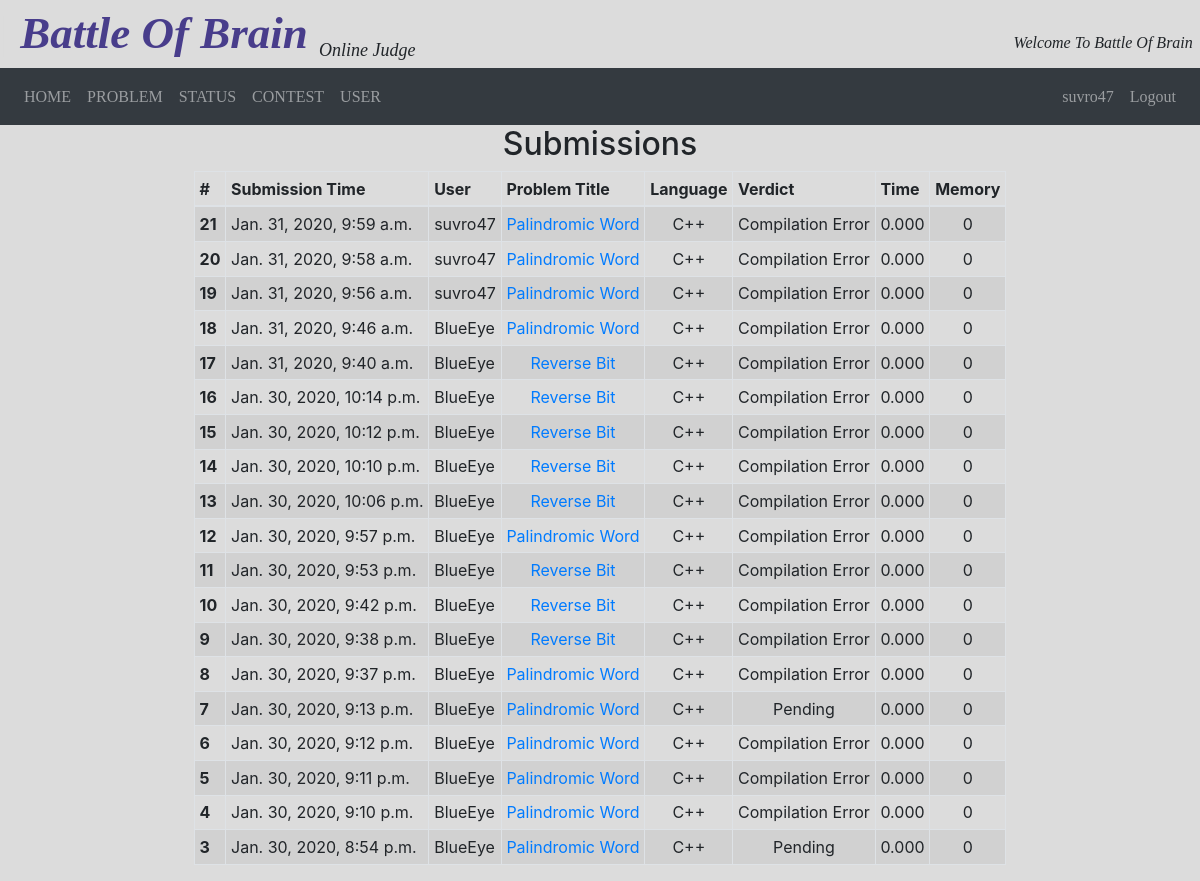
/submission/ (signed in), run on the app's committed database.
### user/models.py (models this page shows, shortened)
class CustomUser(AbstractUser):
    full_name = models.CharField(max_length=100, blank=False)
    institute = models.CharField(max_length=100, blank=False)
    country = models.CharField(max_length=100, blank=False)
    problem_tried = models.IntegerField(default=0)
    problem_solved = models.IntegerField(default=0)

### submission/models.py (models this page shows, shortened)
class Submission(models.Model):
    user_id = models.ForeignKey(CustomUser, on_delete=models.CASCADE)
    problem_id = models.ForeignKey(Problem, on_delete=models.CASCADE)
    timestamp = models.DateTimeField(auto_now_add=True)
    language = models.CharField(max_length=10, choices=LANG_CHOICES, default='C++')
    verdict = models.IntegerField(choices=VERDICT_CHOICES, default=0)
    time = models.DecimalField(max_digits=5, decimal_places=3, default=0.0)
    memory = models.IntegerField(default=0)
    code = models.FileField(upload_to=path_to_save)

### problem/models.py (models this page shows, shortened)
class Problem(models.Model):
    title = models.CharField(max_length=100, blank=False)
    difficulty = models.CharField(max_length=100)
    tags = models.CharField(max_length=100)
    description = RichTextUploadingField()
    sample_input = RichTextUploadingField()
    sample_output = RichTextUploadingField()
    time_limit = models.IntegerField(default=1)  # different time limit for different languages
    memory_limit = models.IntegerField(default=256)
    input_file = models.FileField(upload_to=path_to_save)
    output_file = models.FileField(upload_to=path_to_save)
    no_of_submissions = models.IntegerField(default=0)
    no_of_accepted = models.IntegerField(default=0)

### problem/views.py (the view)
# urls.py: path('submission/', prob_views.submit_code, name='submission'),
def submit_code(request):
    submission = Submission.objects.all().order_by('-id') #descending order
    context = {'submission': submission}
    return render(request, 'submit.html', context)

### templates/submit.html (shortened to what this page needs)
{% extends 'base.html' %}
{% block content %}
<h2 align = 'center'>Submissions</h2>
<table class="table table-sm table-striped table-bordered w-auto" align="center">
  <thead>
    <tr>
      <th scope="col">#</th>
      <th scope="col">Submission Time</th>
      <th scope="col">User</th>
      <th scope="col">Problem Title</th>
      <th scope="col">Language</th>
      <th scope="col">Verdict</th>
      <th scope="col">Time</th>
      <th scope="col">Memory</th>
    </tr>
  </thead>
    <tbody>
    {% for sub in submission %}
        <tr>
          <th scope="row">{{sub.id}}</th>
          <td>{{sub.timestamp}}</td>
          <td> {{sub.user_id.username}}</td>
          <td align = 'center'><a href="/problem/{{sub.problem_id.id}}">{{sub.problem_id.title}}</a></td>
          <td align = 'center'>{{sub.language}}</td>
          <td align = 'center'>{{sub.get_verdict_display}}</td>
          <td align = 'center'>{{sub.time}}</td>
          <td align = 'center'>{{sub.memory}}</td>
        </tr>
    {% endfor %}
  </tbody>
</table>
{% endblock %}

### templates/base.html (shortened to what this page needs)
<!doctype html>
<html lang="en">
<head>
    <link rel="stylesheet" href="https://stackpath.bootstrapcdn.com/bootstrap/4.2.1/css/bootstrap.min.css">
</head>
<body class ='bg'>
<p1 style=" font-family: 'Times New Roman', serif; font-size:45px; "> <font color="#dcdcdc"> | </font> <i> <b> <a href="{% url 'home' %}" style="text-decoration: none"> <font color="#483D8B"> Battle Of Brain </font> </a> </b> </i> <sub> <font size = "4" > <i> Online Judge </i></font> </sub>  <p4 style="float:right"> <font size="3"> <i>Welcome To Battle Of Brain </i>  <font color="#dcdcdc"> | </font> </font></p4> </p1>
   <nav class="navbar navbar-expand-lg navbar-dark bg-dark">
       <div class="collapse navbar-collapse" id="navbarNavDropdown">
           <ul class="navbar-nav">
              <li class="nav-item">
                   <a class="nav-link" href="{% url 'home' %}"> <p1 style=" font-family : 'Times New Roman'; "> HOME </p1> </a>
              </li>
              <li class="nav-item">
                  <a class="nav-link" href="{% url 'problems' %}">  <p1 style=" font-family : 'Times New Roman'; "> PROBLEM </p1> </a>
              </li>
              <li class="nav-item">
                  <a class="nav-link" href="{% url 'submission' %}">  <p1 style=" font-family : 'Times New Roman'; "> STATUS </p1>  </a>
              </li>
              <li class="nav-item">
                  <a class="nav-link" href= "#"> <p1 style=" font-family : 'Times New Roman'; "> CONTEST </p1> </a>
              </li>
              <li class="nav-item">
                  <a class="nav-link" href="{% url 'profiles' %}">  <p1 style=" font-family : 'Times New Roman'; "> USER </p1> </a>
              </li>
           </ul>
       </div>
       <div class="navbar-nav ml-auto">
        {% if user.is_authenticated %}
           <a href = "{% url 'profile' %}" class="nav-item nav-link"> <p1 style=" font-family : 'Times New Roman'; "> {{user.username}} </p1> </a>
            <a href = "{% url 'logout' %}?next={{request.path}}" class="nav-item nav-link"><p1 style=" font-family : 'Times New Roman'; "> Logout </p1> </a>
        {% else %}
           <a href="{% url 'login' %}?next={{request.path}}" class="nav-item nav-link"> <p1 style=" font-family : 'Times New Roman'; "> Login </p1> </a>
           <a href="{% url 'signup' %}" class="nav-item nav-link"><p1 style=" font-family : 'Times New Roman'; "> Register </p1> </a>
        {% endif %}
       </div>
   </nav>
<div class = 'main_body'>
{% block content %}
{% endblock %}
</div>
  </body>
</html>

### templates/base.html (style rules this page uses)
.bg { background-color: #dcdcdc; min-height : 100%; }

### data on the page
CustomUser: username "suvro47"
Submission: id "21", timestamp "Jan. 31, 2020, 9:59 a.m.", user_id.username "suvro47", problem_id "Palindromic Word", language "C++", verdict "Compilation Error", time "0.000", memory "0"
Submission: id "20", timestamp "Jan. 31, 2020, 9:58 a.m.", user_id.username "suvro47", problem_id "Palindromic Word", language "C++", verdict "Compilation Error", time "0.000", memory "0"
Submission: id "19", timestamp "Jan. 31, 2020, 9:56 a.m.", user_id.username "suvro47", problem_id "Palindromic Word", language "C++", verdict "Compilation Error", time "0.000", memory "0"
Submission: id "18", timestamp "Jan. 31, 2020, 9:46 a.m.", user_id.username "BlueEye", problem_id "Palindromic Word", language "C++", verdict "Compilation Error", time "0.000", memory "0"
Submission: id "17", timestamp "Jan. 31, 2020, 9:40 a.m.", user_id.username "BlueEye", problem_id "Reverse Bit", language "C++", verdict "Compilation Error", time "0.000", memory "0"
Submission: id "16", timestamp "Jan. 30, 2020, 10:14 p.m.", user_id.username "BlueEye", problem_id "Reverse Bit", language "C++", verdict "Compilation Error", time "0.000", memory "0"
Submission: id "15", timestamp "Jan. 30, 2020, 10:12 p.m.", user_id.username "BlueEye", problem_id "Reverse Bit", language "C++", verdict "Compilation Error", time "0.000", memory "0"
Submission: id "14", timestamp "Jan. 30, 2020, 10:10 p.m.", user_id.username "BlueEye", problem_id "Reverse Bit", language "C++", verdict "Compilation Error", time "0.000", memory "0"
Submission: id "13", timestamp "Jan. 30, 2020, 10:06 p.m.", user_id.username "BlueEye", problem_id "Reverse Bit", language "C++", verdict "Compilation Error", time "0.000", memory "0"
Submission: id "12", timestamp "Jan. 30, 2020, 9:57 p.m.", user_id.username "BlueEye", problem_id "Palindromic Word", language "C++", verdict "Compilation Error", time "0.000", memory "0"
Submission: id "11", timestamp "Jan. 30, 2020, 9:53 p.m.", user_id.username "BlueEye", problem_id "Reverse Bit", language "C++", verdict "Compilation Error", time "0.000", memory "0"
Submission: id "10", timestamp "Jan. 30, 2020, 9:42 p.m.", user_id.username "BlueEye", problem_id "Reverse Bit", language "C++", verdict "Compilation Error", time "0.000", memory "0"
Submission: id "9", timestamp "Jan. 30, 2020, 9:38 p.m.", user_id.username "BlueEye", problem_id "Reverse Bit", language "C++", verdict "Compilation Error", time "0.000", memory "0"
Submission: id "8", timestamp "Jan. 30, 2020, 9:37 p.m.", user_id.username "BlueEye", problem_id "Palindromic Word", language "C++", verdict "Compilation Error", time "0.000", memory "0"
Submission: id "7", timestamp "Jan. 30, 2020, 9:13 p.m.", user_id.username "BlueEye", problem_id "Palindromic Word", language "C++", verdict "Pending", time "0.000", memory "0"
Submission: id "6", timestamp "Jan. 30, 2020, 9:12 p.m.", user_id.username "BlueEye", problem_id "Palindromic Word", language "C++", verdict "Compilation Error", time "0.000", memory "0"
Submission: id "5", timestamp "Jan. 30, 2020, 9:11 p.m.", user_id.username "BlueEye", problem_id "Palindromic Word", language "C++", verdict "Compilation Error", time "0.000", memory "0"
Submission: id "4", timestamp "Jan. 30, 2020, 9:10 p.m.", user_id.username "BlueEye", problem_id "Palindromic Word", language "C++", verdict "Compilation Error", time "0.000", memory "0"
Submission: id "3", timestamp "Jan. 30, 2020, 8:54 p.m.", user_id.username "BlueEye", problem_id "Palindromic Word", language "C++", verdict "Pending", time "0.000", memory "0"
